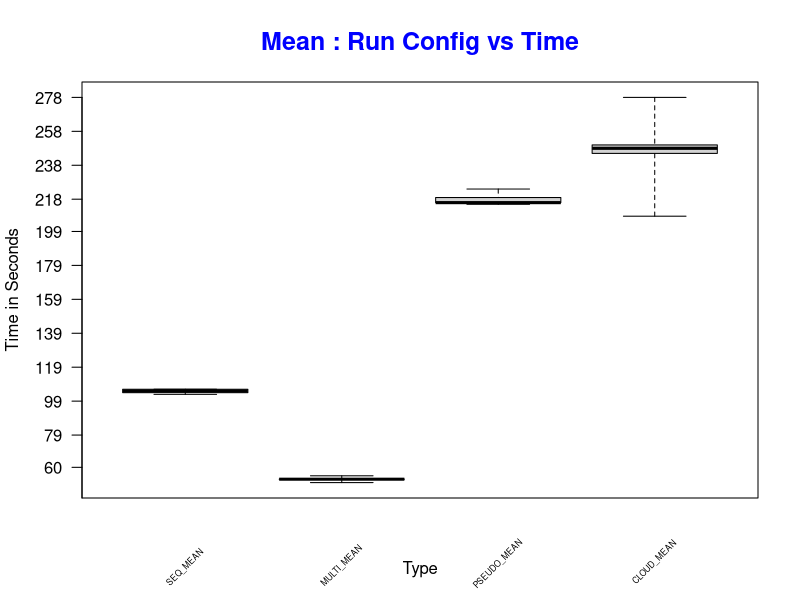
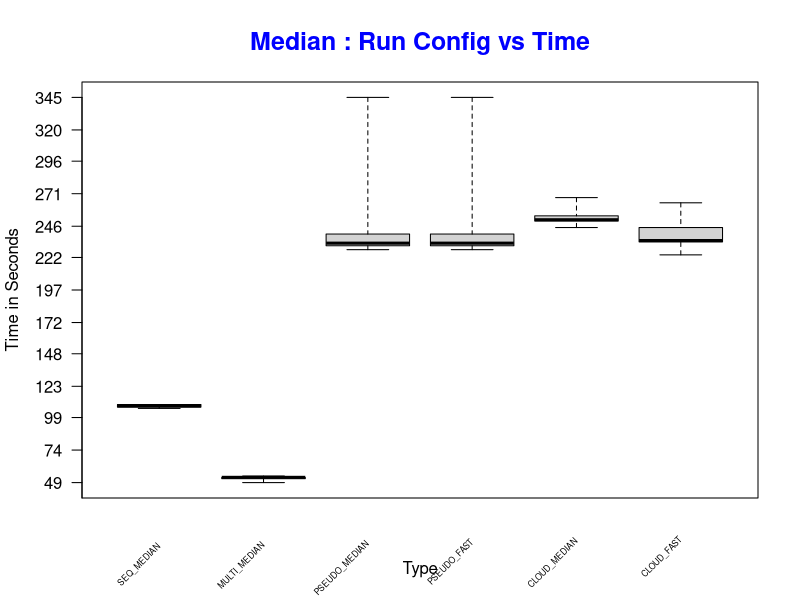
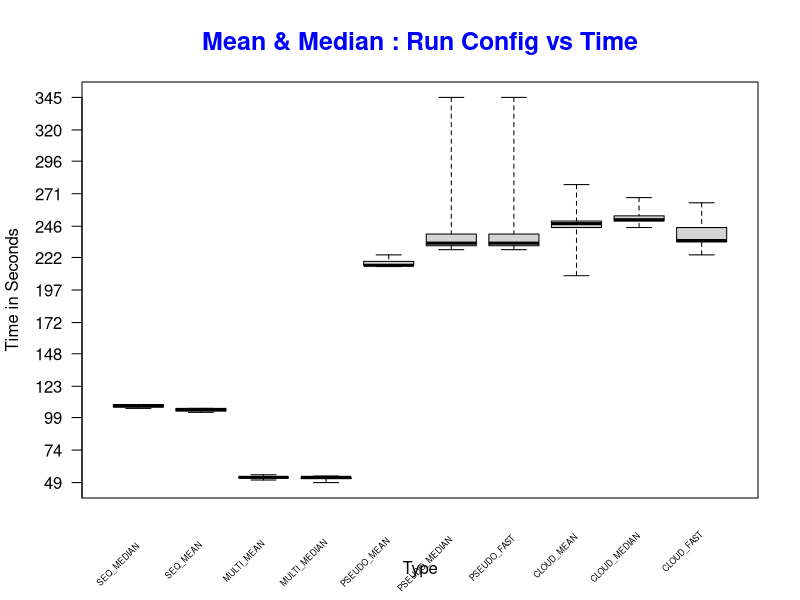

Write R code to recreate these figures, in order.

pdf("Rplots.pdf", width=5.0, height=4.5)

dfMedianData = read.csv("median_results.csv", header =FALSE)  # read from first sheet
dfMeanData = read.csv("mean_results.csv", header =FALSE)  # read from second sheet

colnames(dfMedianData) = c("Type", "Run", "Time")
colnames(dfMeanData) = c("Type", "Run", "Time")

c2 = toupper(c("seq_mean","multi_mean","pseudo_mean","cloud_mean"))
dfMeanData$Type = ordered(toupper(dfMeanData$Type), levels=c2)
boxplot(Time~Type, data = dfMeanData,
        horizontal=F,
        range = 0,
        las = 2,
        xaxt = "n",
        yaxt = "n",
        # xlab = "Run Environment", 
        ylab = "Time in Seconds", 
        main = "Mean : Run Config vs Time",
        cex.main = 1.5,   font.main= 1, col.main= "blue")
text(1:length(levels(dfMeanData$Type)), 
     srt = 45, offset = 0.5, adj = 0.5,
     labels = levels(dfMeanData$Type), xpd = TRUE,cex = 0.5)
axis(2, round(seq(0, max(dfMeanData$Time, na.rm= T), length.out = 15)), las = 2)

c1 = toupper(c("seq_median","multi_median","pseudo_median","pseudo_fast","cloud_median","cloud_fast"))
dfMedianData$Type = ordered(toupper(dfMedianData$Type), levels=c1)
boxplot(Time~Type, data = dfMedianData,
        horizontal=F,
        range = 0,
        las = 2,
        xaxt = "n",
        yaxt = "n",
        # xlab = "Run Environment", 
        ylab = "Time in Seconds", 
        main = "Median : Run Config vs Time",
        cex.main = 1.5,   font.main= 1, col.main= "blue")
text(1:length(levels(dfMedianData$Type)), 
     srt = 45, offset = 0.5, adj = 1,
     labels = levels(dfMedianData$Type), xpd = TRUE,cex = 0.5)
axis(2, round(seq(0, max(dfMedianData$Time, na.rm= T), length.out = 15)), las = 2)

c = toupper(c("seq_median","seq_mean","multi_mean","multi_median","pseudo_mean","pseudo_median","pseudo_fast","cloud_mean","cloud_median","cloud_fast"))
dfConsolidatedData = rbind(dfMedianData, dfMeanData)
dfConsolidatedData$Type = ordered(toupper(dfConsolidatedData$Type), levels=c)

boxplot(Time~Type, data = dfConsolidatedData,
        horizontal=F,
        range = 0,
        las = 2,
        xaxt = "n",
        yaxt = "n",
        # xlab = "Run Environment", 
        ylab = "Time in Seconds", 
        main = "Mean & Median : Run Config vs Time",
        cex.main = 1.5,   font.main= 1, col.main= "blue")
text(1:length(levels(dfConsolidatedData$Type)), 
     srt = 45, offset = 0.5, adj = 1,
     labels = levels(dfConsolidatedData$Type), xpd = TRUE,cex = 0.5)
axis(2, round(seq(0, max(dfConsolidatedData$Time, na.rm= T), length.out = 15)), las = 2)
